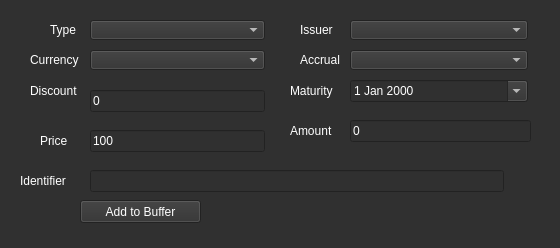
<?xml version="1.0" encoding="UTF-8"?>
<ui version="4.0">
 <class>Form</class>
 <widget class="QWidget" name="Form">
  <property name="geometry">
   <rect>
    <x>0</x>
    <y>0</y>
    <width>560</width>
    <height>248</height>
   </rect>
  </property>
  <property name="windowTitle">
   <string>Time Deposits and Commercial Papers Manager</string>
  </property>
  <property name="styleSheet">
   <string notr="true">background-color: rgb(48, 48, 48);
font: 10pt &quot;Bloomberg Prop Unicode N&quot;;
color: rgb(255, 255, 255);
</string>
  </property>
  <widget class="QLabel" name="label_7">
   <property name="geometry">
    <rect>
     <x>20</x>
     <y>170</y>
     <width>56</width>
     <height>22</height>
    </rect>
   </property>
   <property name="text">
    <string>Identifier</string>
   </property>
  </widget>
  <widget class="QLabel" name="label_3">
   <property name="geometry">
    <rect>
     <x>300</x>
     <y>20</y>
     <width>38</width>
     <height>20</height>
    </rect>
   </property>
   <property name="text">
    <string>Issuer</string>
   </property>
  </widget>
  <widget class="QLabel" name="label_2">
   <property name="geometry">
    <rect>
     <x>30</x>
     <y>50</y>
     <width>52</width>
     <height>20</height>
    </rect>
   </property>
   <property name="text">
    <string>Currency</string>
   </property>
  </widget>
  <widget class="QComboBox" name="comboBoxIssuer">
   <property name="geometry">
    <rect>
     <x>350</x>
     <y>20</y>
     <width>178</width>
     <height>20</height>
    </rect>
   </property>
  </widget>
  <widget class="QComboBox" name="comboBoxType">
   <property name="geometry">
    <rect>
     <x>90</x>
     <y>20</y>
     <width>175</width>
     <height>20</height>
    </rect>
   </property>
  </widget>
  <widget class="QLineEdit" name="lineEditIsin">
   <property name="geometry">
    <rect>
     <x>90</x>
     <y>170</y>
     <width>414</width>
     <height>22</height>
    </rect>
   </property>
  </widget>
  <widget class="QComboBox" name="comboBoxCurrency">
   <property name="geometry">
    <rect>
     <x>90</x>
     <y>50</y>
     <width>175</width>
     <height>20</height>
    </rect>
   </property>
  </widget>
  <widget class="QLineEdit" name="lineEditPrice">
   <property name="geometry">
    <rect>
     <x>90</x>
     <y>130</y>
     <width>175</width>
     <height>22</height>
    </rect>
   </property>
   <property name="text">
    <string>100</string>
   </property>
   <property name="readOnly">
    <bool>true</bool>
   </property>
  </widget>
  <widget class="QComboBox" name="comboBoxAccrual">
   <property name="geometry">
    <rect>
     <x>350</x>
     <y>50</y>
     <width>178</width>
     <height>20</height>
    </rect>
   </property>
  </widget>
  <widget class="QLabel" name="label_8">
   <property name="geometry">
    <rect>
     <x>30</x>
     <y>80</y>
     <width>52</width>
     <height>22</height>
    </rect>
   </property>
   <property name="text">
    <string>Discount</string>
   </property>
  </widget>
  <widget class="QLineEdit" name="lineEditRate">
   <property name="geometry">
    <rect>
     <x>90</x>
     <y>90</y>
     <width>175</width>
     <height>22</height>
    </rect>
   </property>
   <property name="text">
    <string>0</string>
   </property>
  </widget>
  <widget class="QLabel" name="label_5">
   <property name="geometry">
    <rect>
     <x>300</x>
     <y>50</y>
     <width>44</width>
     <height>20</height>
    </rect>
   </property>
   <property name="text">
    <string>Accrual</string>
   </property>
  </widget>
  <widget class="QLabel" name="label">
   <property name="geometry">
    <rect>
     <x>50</x>
     <y>20</y>
     <width>28</width>
     <height>20</height>
    </rect>
   </property>
   <property name="text">
    <string>Type</string>
   </property>
  </widget>
  <widget class="QDateEdit" name="dateEdit">
   <property name="geometry">
    <rect>
     <x>350</x>
     <y>80</y>
     <width>178</width>
     <height>22</height>
    </rect>
   </property>
   <property name="calendarPopup">
    <bool>true</bool>
   </property>
  </widget>
  <widget class="QLabel" name="label_4">
   <property name="geometry">
    <rect>
     <x>40</x>
     <y>130</y>
     <width>31</width>
     <height>22</height>
    </rect>
   </property>
   <property name="text">
    <string>Price</string>
   </property>
  </widget>
  <widget class="QLabel" name="label_6">
   <property name="geometry">
    <rect>
     <x>290</x>
     <y>80</y>
     <width>49</width>
     <height>22</height>
    </rect>
   </property>
   <property name="text">
    <string>Maturity</string>
   </property>
  </widget>
  <widget class="QLineEdit" name="lineEditAmount">
   <property name="geometry">
    <rect>
     <x>350</x>
     <y>120</y>
     <width>181</width>
     <height>22</height>
    </rect>
   </property>
   <property name="text">
    <string>0</string>
   </property>
  </widget>
  <widget class="QLabel" name="label_9">
   <property name="geometry">
    <rect>
     <x>290</x>
     <y>120</y>
     <width>56</width>
     <height>22</height>
    </rect>
   </property>
   <property name="text">
    <string>Amount</string>
   </property>
  </widget>
  <widget class="QPushButton" name="pushButtonAddToBuffer">
   <property name="geometry">
    <rect>
     <x>80</x>
     <y>200</y>
     <width>121</width>
     <height>23</height>
    </rect>
   </property>
   <property name="text">
    <string>Add to Buffer</string>
   </property>
  </widget>
 </widget>
 <resources/>
 <connections/>
</ui>
